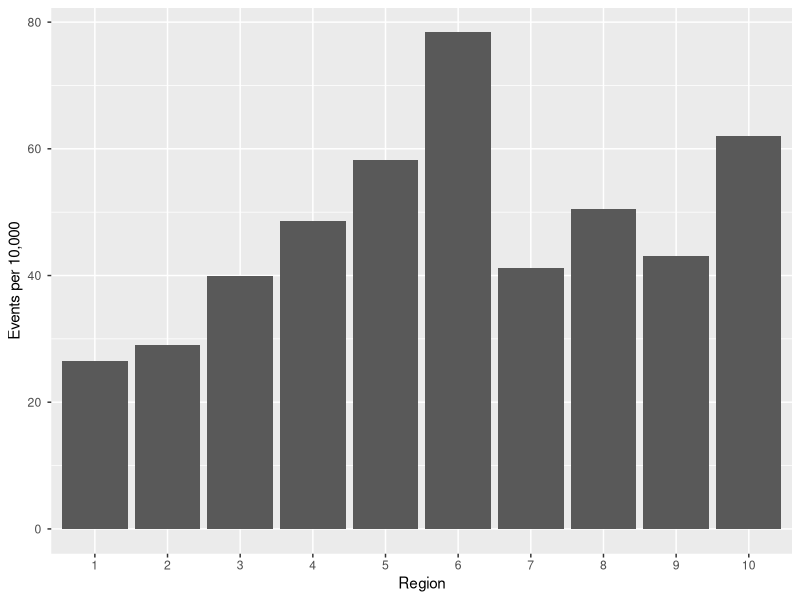
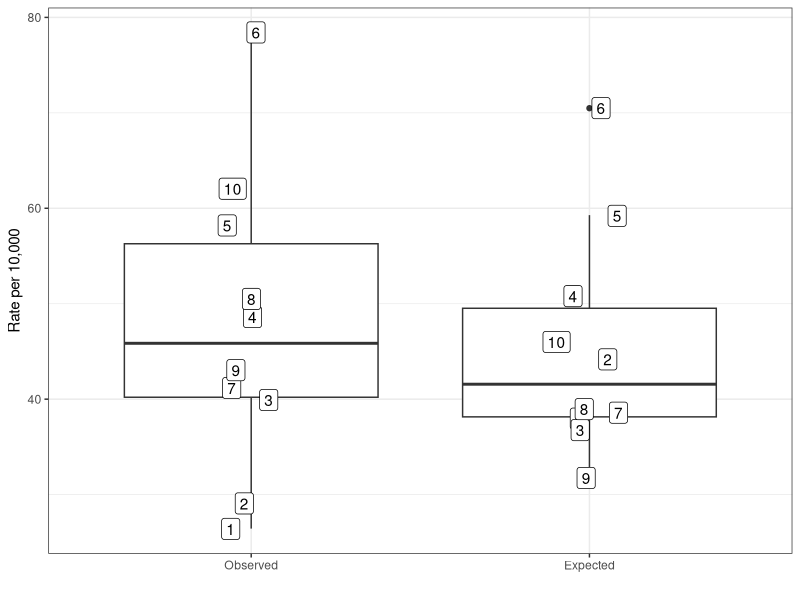
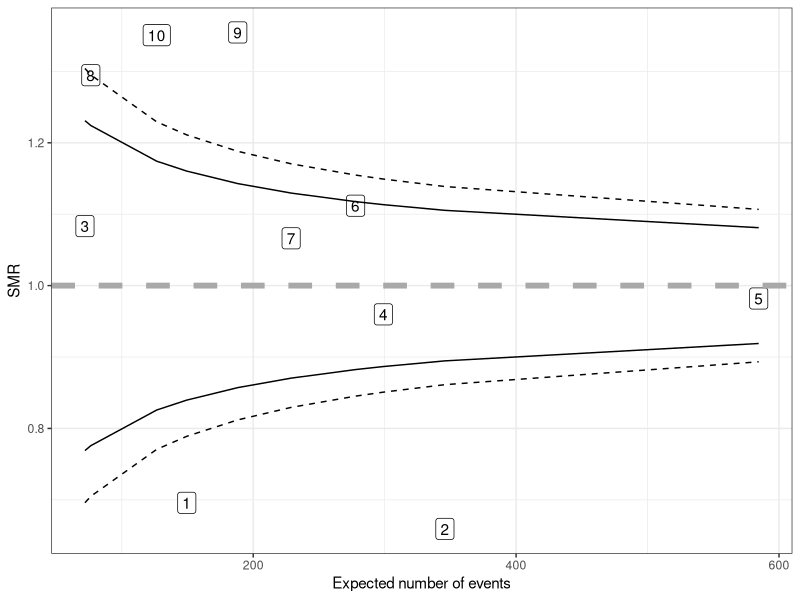

Here is the R script that generated these plots, in order:
#' ---
#' title: The case for funnel plots
#' author: Abhijit
#' date: February 26, 2019
#' output:
#'     html_document:
#'         toc: true
#'         toc_float: true
#'         theme: journal
#'         highlight: zenburn
#' ---
#'
#' # Background
#'
#' The statistical idea behind identifying certain HRR's as
#' having excess or deficit numbers of knee transplants after accounting
#' for demographic and clinical factors is to try and model the rate of
#' knee replacements in each region using Poisson regression (accounting
#' for repeated measures, if needed), and use this as indirectly
#' standardized rates accounting for these factors. We can then identify
#' regions which are outliers with respect to these standardized rates.
#'
#' One point of confusion is in how to utilize these standardized rates.
#' The standardization can create a "normalized" distribution of rates,
#' and perhaps merely ranking the rates and seeing which regions change
#' rank the most suffices, or which regions move from "outliers" to
#' "normal" rates after adjustment works. However, this approach, in my
#' opinion, ignores natural variability in the estimates.
#'
#' # A demonstrative simulation
#'
#' We start by creating a population of 500,000 individuals split across
#' 10 regions, , and
#' simulating realistic age, sex and race distributions for each region. The
#' regions differ in size and in local demographic distributions, and so the
#' rates have a natural variability solely dependent on the actual distribution
#' of race, age and sex within each region. Additionally, we added a protective
#' effect for regions 1 and 2 and an excess risk for regions 8, 9 and 10, which
#' represent non-demographic factors in each region that might drive the rate
#' of knee transplants. Ages were distributed as a normal distribution roughly
#' centered at 75 years and with a standard deviation of 5 years, the male: female
#' ratio was set roughly at 50:50 with some regional variability, and race, classified
#' as white, black and other, were simulated to have proportions in 45-60%,
#' 10-30% for whites and blacks, with the rest being classified as other. The
#' following age, sex and race odds ratios were modeled:
#+ ors, echo = F, message = F, warning = F
library(tidyverse)
tribble(~ Variable, ~ `Odds ratio`,
        'Age', '1.1 per year',
        'Male', '0.8',
        'Race: Black', '0,8',
        'Race: Other', '0.6',
        'Region: 1,2', '0.7',
        'Region: 8,9,10', '1.4') %>%
  knitr::kable()
#+ simulation_setup, echo = F, message = F, warning = F
library(tidyverse)
library(broom)
set.seed(2095)
N <- 500000
reg_prob <- c(10,20, 5,15, 25, 10, 15, 5, 15,7)
reg_prob <- reg_prob/sum(reg_prob)
Region <- sample(1:10, N, replace = T,
                 prob = reg_prob)
dat <- tibble(Region)
dat <- dat %>% group_by(Region) %>%
  mutate(Age = rnorm(n(), rnorm(1, 75,3), rnorm(1, 5, 1))) %>%
  mutate(p = rbeta(1, 20, 20)) %>%
  mutate(Sex = sample(c('M','F'), n(), replace = T,
                      prob = c(1 - unique(p), unique(p)))) %>%
  ungroup()
dat$Race <- ""
for(i in 1:10){
  p_white <- runif(1, .45,.60)
  p_black <- runif(1, .10,.30)
  p_other <- 1 - p_white - p_black
  dat$Race[dat$Region == i] = sample(c('White','Black','Other'),
                                sum(dat$Region == i),
                                replace = TRUE,
                                prob = c(p_white, p_black, p_other))
}

linpred <- with(dat, log(0.005) + 0.1*(Age - 75) + log(0.8)*(Sex=='M') +
  log(1.4)*(Region >= 8) + log(0.7)*(Region <= 2) +
  log(0.8)*(Race=='Black') + log(0.6)*(Race == 'Other'))
p <- plogis(linpred)
outcome <- rbernoulli(N, p)
dat$outcome <- outcome
dat <- dat %>% mutate_if(is.character, as.factor) %>%
  mutate(Race = fct_relevel(Race, 'White','Black','Other'))

#' We then simulated the knee replacement statuses of 500,000 individuals,
#' with a baseline rate of 5 replacements per 1000 individuals. We summarize
#' the observed knee replacement rates by region in the bar graph below
#+ obs_rates, echo = F, message = F, warning = F
dat %>% group_by(Region) %>% summarize(p_hat = mean(outcome)) %>%
  ggplot(aes(as.factor(Region), p_hat))+geom_bar(stat = 'identity') +
    labs(x = 'Region', y = 'Observed rates') +
  scale_y_continuous('Events per 10,000', labels = scales::unit_format(unit = '', scale = 1e4))

#' We note that, just by natural variability, region 6 has a higher rate of
#' replacements than regions 8, 9 or 10, which have an extraneous increased
#' rate of transplants in the simulation.
#'
#' We then model the rates using GLMs (in this case logistic regression, but
#' Poission could have been used just as easily given the low baseline rate),
#' adjusting for age, race and sex. We also did nested models with just age, and with
#' age and sex as well. We'll concentrate on the full model, since it makes the point
#+ models, include = F
m1 <- glm(outcome~Age,  data=dat, family = 'binomial')
m2 <- update(m1, . ~ . + Sex)
m3 <- update(m2, . ~ . + Race)

mods <- list('Model1' = m1, 'Model2' = m2, 'Model3' = m3)
checks <- map(mods, ~augment(., data = dat, type.predict = 'response') %>%
                group_by(Region) %>%
               summarize(obs = sum(outcome), expect = sum(.fitted),
                       SMR = obs/expect, N = n() ) %>%
                mutate(obs_rate = obs/N*10000, exp_rate = expect/N*10000))

#' We can then look at the predicted regional rate estimates from the model,
#' which can be considered as indirectly adjusted rates, compared to the observed
#' rates, in the boxplot below. The labels refer to the regions.
#+ boxplot, echo = F, warning = F, message = F

bl <- checks[[3]] %>% select(Region, obs_rate, exp_rate) %>%
  rename(Observed = obs_rate, Expected = exp_rate) %>%
  gather(variable, value , -Region) %>%
  mutate(variable = forcats::fct_relevel(variable, 'Observed'))

ggplot(bl, aes(x = variable, y = value)) +
  geom_boxplot() +
  geom_label(aes(label = Region),
             position = position_jitter(width = 0.1)) +
  labs(x = '', y = 'Rate per 10,000') +
  theme_bw()

#' We see that regions 1, 8, 9, 10 fall in the box after adjustment,
#' which might be interpreted as being "normal" regions once you account
#' for demographics. Moreover, regions 4,5, 6, 7, which are "normal"
#' regions in the simulation, appear as outliers. This shows that
#' looking at the predicted (adjusted) rates, in not at all the right
#' approach.
#'
#' # The case for statistical variability assessment and funnel plots
#'
#' If we think a bit more about this quesiton, the null hypothesis we
#' are assuming is that there is no extraneous factors other than
#' demographics that explain the regional variabilty. If this is true,
#' then if we model the rates on the demographics, all that should be
#' left is statistical variability. Under this assumption of
#' residual statistical variability, we should look for outliers in
#' the "residuals" to see suggestions of the falsehood of our implied
#' null hypothesis. In Poisson regression, we are modeling the log-rates,
#' so the residuals can be considered as
#' $\log$(Observed) - $\log$(Expected), which is the logarithm of the
#' SMR. The standard funnel plot in this scenario plots the SMR against
#' the expected number of events, and puts control bounds based on
#' natural Poisson variabiity (or a normal approximation to it). We use
#' the normal approximation in the following plot, resulting from
#' modeling all the demographics,
#+ funnel, echo = F, warning = F, message = F
funnel_SMR <- function(d){
  ggplot(d) + geom_label(aes(x = expect, y = SMR, label = Region)) +
    geom_line(aes(x = expect, y = 1 - 1.96 * sqrt(1/expect))) +
    geom_line(aes(x = expect, y = 1 + 1.96 * sqrt(1/expect))) +
    geom_line(aes(x = expect, y = 1 - 2.58 * sqrt(1/expect)), linetype = 2) +
    geom_line(aes(x = expect, y = 1 + 2.58 * sqrt(1/expect)), linetype = 2) +
    geom_hline(yintercept = 1, linetype = 2, color = 'darkgrey',
               size = 2) +
    theme_bw() +
    labs(x = 'Expected number of events', y = 'SMR')
}
plts <- map(checks, funnel_SMR)
plts[[3]]

#' We see in this plot that the correct regions are identified as being
#' at excess (8, 9, 10) and diminished (1,2) risk of replacements.
#'
#' Let's expound on this a bit more. If the only factors driving the
#' replacement rate was demographics, we would expect the observed
#' rate to be close to the predicted rate when adjusting for age, race
#' and sex, while if there was some extraneous factor affecting the rate,
#'  we would see  poor agreement with the predicted rate, since the
#'  adjustment isn't accounting for an unmeasured factor.
#'
#' # The fuller model
#'
#' The underlying conceptual model that Mike proposes is
#'
#' ```
#' rate = [patient characteristics] + [physician characteristics] + [behavioral characteristics] + error
#' ```
#'
